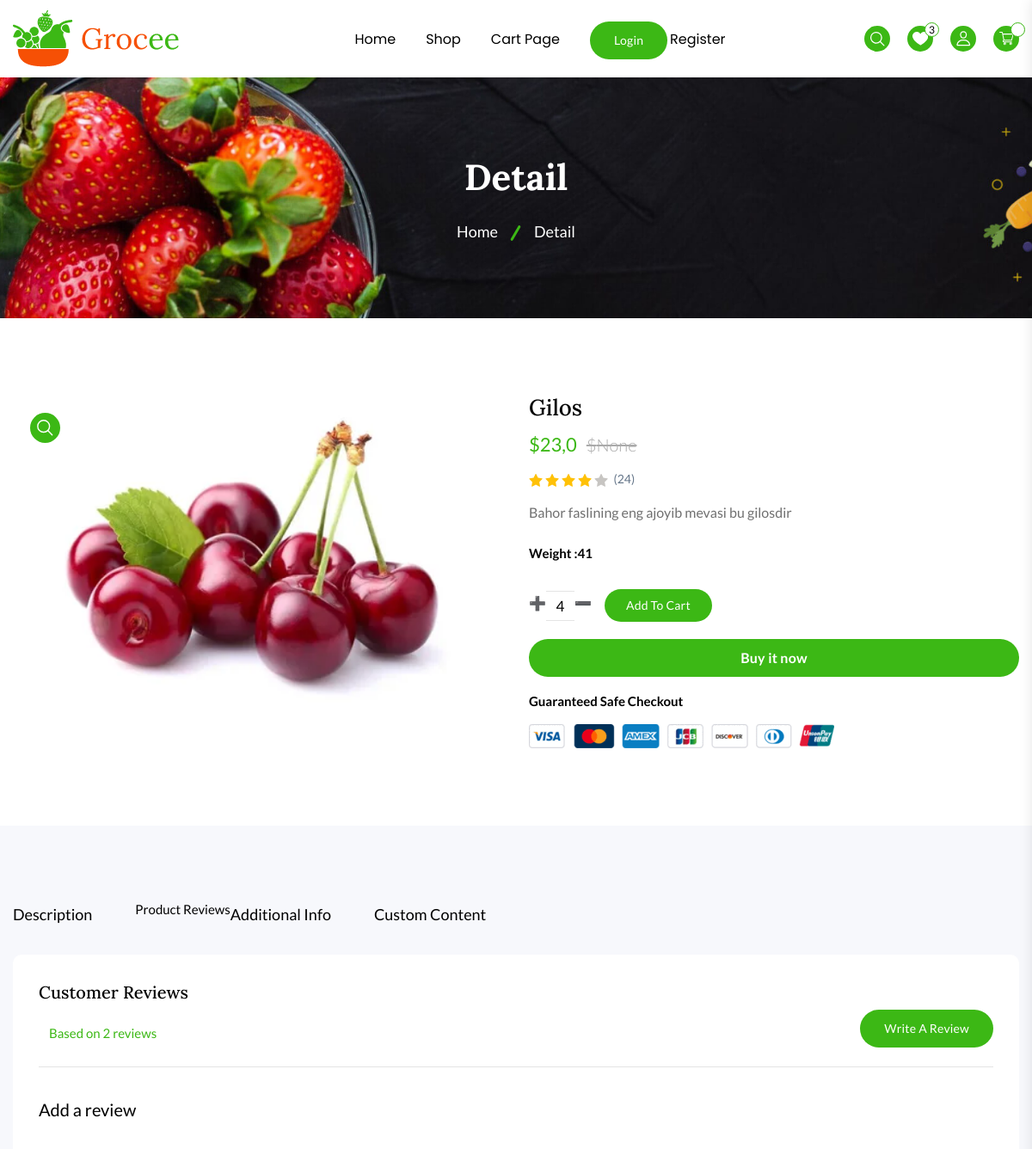
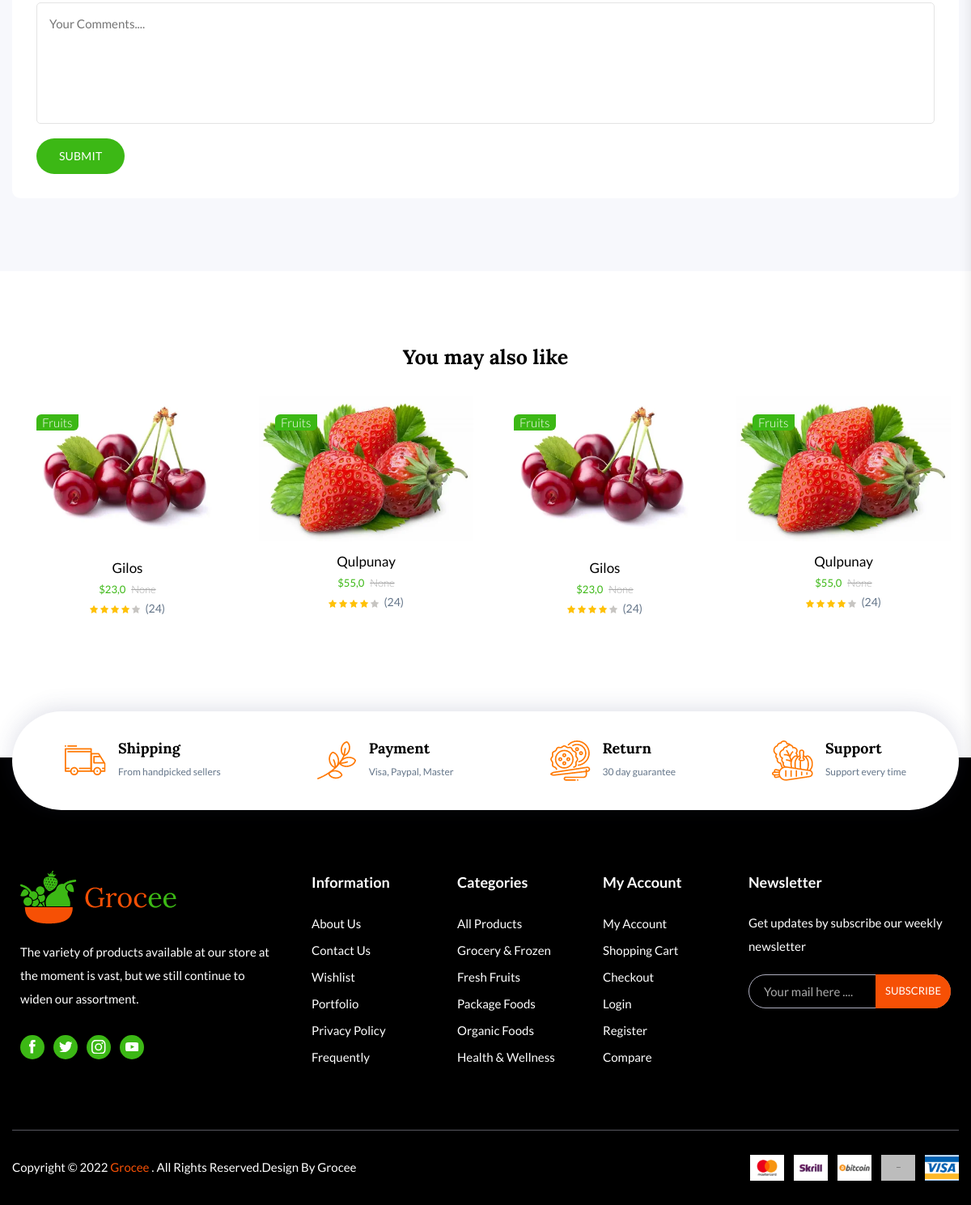
Screenshot of /detail/3/ with the database file from the repository (2 pictures, top to bottom).
### shop/models.py (models this page shows, shortened)
class Product(models.Model):
    category = models.ForeignKey(Category, on_delete=models.CASCADE, verbose_name="Kategoriya")
    filter_choice = models.CharField(max_length=3, choices=FILTER_CHOICES, null=True)
    name = models.CharField(max_length=255, verbose_name="Nomi")
    description = models.TextField(blank=True, null=True)
    price = models.FloatField()
    discount = models.FloatField(null=True, blank=True)
    quantity = models.IntegerField(default=0)
    image = models.ImageField(upload_to='products/', verbose_name="Rasmi")
    slug = models.SlugField(null=True, blank=True)
    date_added = models.DateTimeField(default=timezone.now)

class OrderProduct(models.Model):
    order = models.ForeignKey(Order, on_delete=models.SET_NULL, null=True)
    product = models.ForeignKey(Product, on_delete=models.SET_NULL, null=True)
    quantity = models.IntegerField(default=0, null=True, blank=True)
    added = models.DateTimeField(auto_now_add=True)

class Category(models.Model):
    name = models.CharField(max_length=50, unique=True, verbose_name="Kategoriya")
    image = models.ImageField(upload_to='categories/', null=True, blank=True)
    slug = models.SlugField(null=True, blank=True)
    def __str__(self):
        return self.name

### shop/views.py (the view)
# urls.py: path('detail/<int:id>/', views.product_detail, name='detail'),
def product_detail(request, id):
    categories = models.Category.objects.all()
    product = models.Product.objects.get(id=id)
    products = models.Product.objects.filter(category=product.category)
    messages = models.CustomerMessage.objects.filter(product=product)[::-1]
    context = {
        'categories': categories,
        'product': product,
        'products': products,
        'messages': messages,
        'page_name': "Detail",
    }
    return render(request, 'shop/detail.html', context)

### templates/shop/detail.html (shortened to what this page needs)
{% extends 'base.html' %}
{% load static %}
{% block main %}
<main class="main__content_wrapper">
    {% include 'shop/components/_breadcrumb.html' %}
    <section class="product__details--section section--padding">
        <div class="container">
            <div class="row row-cols-lg-2 row-cols-md-2">
                <div class="col">
                    <div class="product__details--media">
                        <div class="product__media--preview  swiper">
                            <div class="swiper-wrapper">
                                <div class="swiper-slide">
                                    <div class="product__media--preview__items">
                                        <a class="product__media--preview__items--link glightbox" data-gallery="product-media-preview" href="#"><img class="product__media--preview__items--img" src="{{ product.image.url }}" alt="product-media-img"></a>
                                        <div class="product__media--view__icon">
                                            <a class="product__media--view__icon--link glightbox" href="{{ product.image.url }}" data-gallery="product-media-preview">
                                            </a>
                                        </div>
                                    </div>
                                </div>
                            </div>
                        </div>
                    </div>
                </div>
                <div class="col">
                    <div class="product__details--info">
                        <form action="#">
                            <h2 class="product__details--info__title mb-15">{{product.name}}</h2>
                            <div class="product__details--info__price mb-15">
                                <span class="current__price">${{product.price}}</span>
                                <span class="old__price">${{product.discount}}</span>
                            </div>
                            <div class="product__items--rating d-flex align-items-center mb-15">
                                <ul class="d-flex">
                                    <li class="product__items--rating__list">
                                        <span class="product__items--rating__icon">
                                        </span>
                                    </li>
                                    <li class="product__items--rating__list">
                                        <span class="product__items--rating__icon">
                                        </span>
                                    </li>
                                    <li class="product__items--rating__list">
                                        <span class="product__items--rating__icon">
                                        </span>
                                    </li>
                                    <li class="product__items--rating__list">
                                        <span class="product__items--rating__icon">
                                        </span>
                                    </li>
                                    <li class="product__items--rating__list">
                                        <span class="product__items--rating__icon">
                                        </span>
                                    </li>
                                </ul>
                                <span class="product__items--rating__count--number">(24)</span>
                            </div>
                            <p class="product__details--info__desc mb-20">{{product.description}}</p>
                            <div class="product__variant">
                                <div class="product__variant--list mb-20">
                                    <fieldset class="variant__input--fieldset">
                                        <legend class="product__variant--title mb-8">Weight :{{product.quantity}}</legend>
                                    </fieldset>
                                </div>
                                <div class="product__variant--list quantity d-flex align-items-center mb-20">
                                    <div class="quantity__box">
                                        <a href="{% url 'to_card' product.id 'add'  %} "style="text-decoration: none;"   >➕</a>
                                        <label>
                                            <input type="number" class="quantity__number quickview__value--number" value="{{ product.orderproduct_set.first.quantity }}" data-counter />
                                        </label>
                                        <a href="{% url 'to_card' product.id 'deleate'  %} "style="text-decoration: none;" >➖</a>
                                    </div>
                                    <button class="btn quickview__cart--btn" type="submit">Add To Cart</button>
                                </div>
                                <div class="product__variant--list mb-15">
                                    <button class="variant__buy--now__btn btn" type="submit">Buy it now</button>
                                </div>
                            </div>
                            <div class="guarantee__safe--checkout">
                                <h5 class="guarantee__safe--checkout__title">Guaranteed Safe Checkout</h5>
                                <img class="guarantee__safe--checkout__img" src="{% static 'assets/img/other/safe-checkout.png' %}" alt="Payment Image">
                            </div>
                        </form>
                    </div>
                </div>
            </div>
        </div>
    </section>
    <section class="product__details--tab__section section--padding">
        <div class="container">
            <div class="row row-cols-1">
                <div class="col">
                    <ul class="product__tab--one product__details--tab d-flex mb-30">
                        <li class="product__details--tab__list " data-toggle="tab" data-target="#description">Description</li>
                        <li class="product__details--tab__lis active" data-toggle="tab" data-target="#reviews">Product Reviews</li>
                        <li class="product__details--tab__list" data-toggle="tab" data-target="#information">Additional Info</li>
                        <li class="product__details--tab__list" data-toggle="tab" data-target="#custom">Custom Content</li>
                    </ul>
                    <div class="product__details--tab__inner border-radius-10">
                        <div class="tab_content">
                            <div id="reviews" class="tab_pane active show">
                                <div class="product__reviews">
                                    <div class="product__reviews--header">
                                        <h2 class="product__reviews--header__title h3 mb-20">Customer Reviews</h2>
                                        <div class="reviews__ratting d-flex align-items-center">
                                            <span class="reviews__summary--caption">Based on 2 reviews</span>
                                        </div>
                                        <a class="actions__newreviews--btn btn" href="#writereview">Write A Review</a>
                                    </div>
                                    <div id="writereview" class="reviews__comment--reply__area">
                                            <form method="post" action="{% url 'customer_message' %}">
                                                <h3 class="reviews__comment--reply__title mb-15">Add a review</h3>
                                                <div class="row">
                                                    <div class="col-12 mb-10">
                                                        <textarea class="reviews__comment--reply__textarea" name="message" placeholder="Your Comments...." required></textarea>
                                                    </div>
                                                </div>
                                                <button class="btn text-white" data-hover="Submit" type="submit">SUBMIT</button>
                                            </form>
                                        </div>
                                    </div>
                                    </div>
                                </div>
                            </div>
                        </div>
                    </div>
                </div>
    </section>
    <section class="product__section product__section--style3 section--padding">
        <div class="container product3__section--container">
            <div class="section__heading3 text-center mb-40">
                <h2 class="section__heading3--maintitle">You may also like</h2>
            </div>
            <div class="product__section--inner product3__section--inner__padding product__section--style3__inner product__swiper--activation swiper">
                <div class="swiper-wrapper">
                    {% for product in products %}
                    <div class="swiper-slide">
                        <div class="product__items product__items2">
                            <div class="product__items--thumbnail">
                                <a class="product__items--link" href="{% url 'detail' product.id  %}">
                                    <img class="product__items--img product__primary--img" src="{{ product.image.url }}" alt="product-img">
                                </a>
                                <div class="product__badge">
                                    <span class="product__badge--items sale">{{product.category}}</span>
                                </div>
                            </div>
                            <div class="product__items--content product__items2--content text-center">
                                <h3 class="product__items--content__title h4"><a href="{% url 'detail' product.id  %}">{{product.name}}</a></h3>
                                <div class="product__items--price">
                                    <span class="current__price">${{product.price}}</span>
                                    <span class="old__price">{{product.discount}}</span>
                                </div>
                                <div class="product__items--rating d-flex justify-content-center align-items-center">
                                    <ul class="d-flex">
                                        <li class="product__items--rating__list">
                                            <span class="product__items--rating__icon">
                                            </span>
                                        </li>
                                        <li class="product__items--rating__list">
                                            <span class="product__items--rating__icon">
                                            </span>
                                        </li>
                                        <li class="product__items--rating__list">
                                            <span class="product__items--rating__icon">
                                            </span>
                                        </li>
                                        <li class="product__items--rating__list">
                                            <span class="product__items--rating__icon">
                                            </span>
                                        </li>
                                        <li class="product__items--rating__list">
                                            <span class="product__items--rating__icon">
                                            </span>
                                        </li>
                                    </ul>
                                    <span class="product__items--rating__count--number">(24)</span>
                                </div>
                            </div>
                        </div>
                    </div>
                    {% endfor %}
                </div>
            </div>
        </div>
    </section>
    {% include 'shop/components/_shipping.html' %}
</main>
{% endblock %}

### rows the page displays
Product: image (picture), name "Gilos", price "23,0", discount "None", description "Bahor faslining eng ajoyib mevasi bu gilosdir", quantity "41", orderproduct_set.first.quantity "4", category "Fruits"
Product: image (picture), category "Fruits", name "Qulpunay", price "55,0", discount "None"

### other values shown
{{ page_name }} "Detail"
